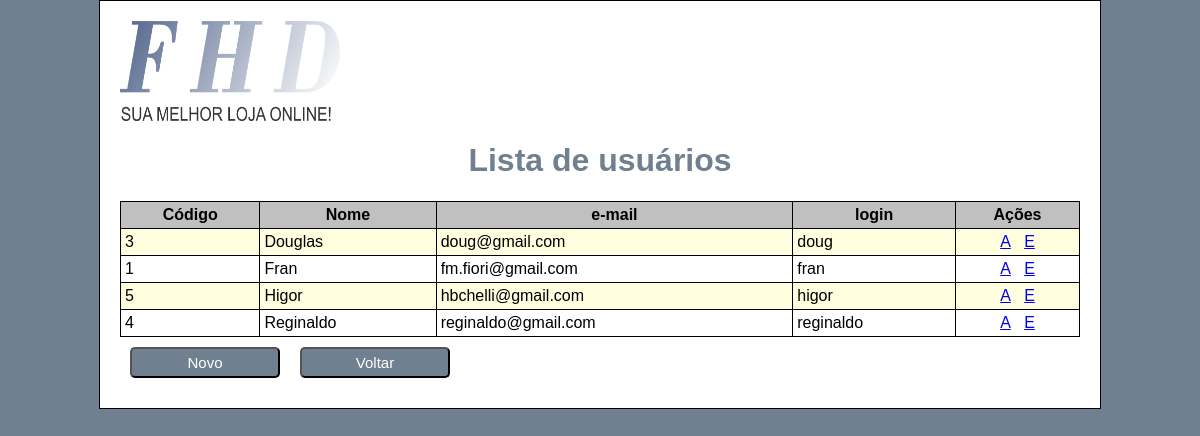
The app's page /usuarios.php with its own data.
### tables this page shows
CREATE TABLE IF NOT EXISTS `usuarios` (
`id` int(11) NOT NULL,
  `nome` varchar(60) NOT NULL,
  `email` varchar(60) NOT NULL,
  `login` varchar(20) NOT NULL,
  `senha` varchar(12) DEFAULT NULL
);

### lib/database.php (called while the page is built, shortened)
<?php
	$conn = mysql_connect(HOST, USER, PASSWORD);
	function consultar($sql)
	{
		global $conn, $result;
		$result = mysql_query($sql,$conn);
	}

### gui/lista_usuarios.php (the view, shortened to what this page needs)
<!DOCTYPE html>
<html lang="pt-br">
	<head>
	</head>
	<body>
		<div class="container">
			<a href="index.php"><img class="middle" src="logo.png" alt="Logo" width="220" height="100"></a>
			<h1><?php echo $titulo_pagina; ?></h1>
			<table>
				<thead>
					<tr>
						<th>Código</th><th>Nome</th><th>e-mail</th><th>login</th><th>Ações</th>
					</tr>
				</thead>
				<tbody>
					<?php
						foreach($registros as $registro)
						{
							echo "
								<tr>
									<td>" . $registro['id'] . "</td>
									<td>{$registro['nome']}</td>
									<td>{$registro['email']}</td>
									<td>{$registro['login']}</td>
									<td class='acoes'>
										<a href='" . URL_BASE . "usuarios.php?acao=alterar&id={$registro['id']}'>A</a>&nbsp;&nbsp;
										<a href='javascript:if(confirm(\"Confirma a exclusão?\")){document.location=\"" . URL_BASE . "usuarios.php?acao=excluir&id={$registro['id']}\";}'>E</a>
									</td>
								</tr>
							";
						}
					?>
				</tbody>
			</table>
			<div class="form-group"><button type="button" onclick="document.location='<?=URL_BASE;?>usuarios.php?acao=incluir';">Novo</button><button class="reverso" type="button" onclick="document.location='<?=URL_BASE;?>index.php';">Voltar</button></div>
		</div>
	</body>
</html>

### usuarios.php (shortened to what this page needs)
<?php
	require_once 'lib/database.php';
	if(!isset($acao))
	{
		$acao = 'listar';
	}
	switch($acao)
	{
		case 'listar':
			$consulta = "
				select * from usuarios order by nome
			";
			consultar($consulta);
			$registros = array();
			while ($registro = proximo_registro())
			{
				array_push($registros, $registro);
			}
			$titulo_pagina = 'Lista de usuários';
			require_once 'gui/lista_usuarios.php';
			break;
	}

### css/estilos.css (style rules this page uses)
body { background-color: #708090; font-family: "Trebuchet MS", helvetica, sans-serif; margin: 0; }
button { background-color: #708090; color: white; padding: 5px; border-radius: 5px; margin: 10px; font-size: 15px; min-width: 150px; }
button.reverso { position: static; right: 50px; }
table { border-collapse: collapse; width: 100%; }
th { background-color: silver; }
tr:nth-child(odd) { background-color: lightyellow; }
td, th { border: 1px solid black; padding: 4px; }
td.acoes { text-align: center; }
h1 { color: #708090; text-align: center; }
img.middle { vertical-align: middle; }
.container { background-color: white; border: 1px solid black; margin: auto; padding: 20px; width: 960px; }

### records on screen
usuarios: id "3", nome "Douglas", email "doug@gmail.com", login "doug"
usuarios: id "1", nome "Fran", email "fm.fiori@gmail.com", login "fran"
usuarios: id "5", nome "Higor", email "hbchelli@gmail.com", login "higor"
usuarios: id "4", nome "Reginaldo", email "reginaldo@gmail.com", login "reginaldo"

### other values on screen
$titulo_pagina "Lista de usuários"
